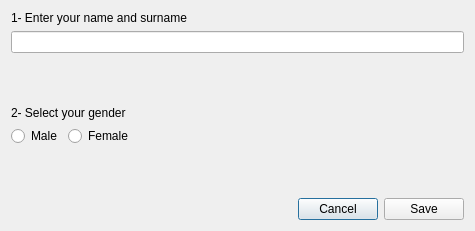
<?xml version="1.0" encoding="UTF-8"?>
<ui version="4.0">
 <class>AddEditProfileDialogClass</class>
 <widget class="QDialog" name="AddEditProfileDialogClass">
  <property name="geometry">
   <rect>
    <x>0</x>
    <y>0</y>
    <width>475</width>
    <height>231</height>
   </rect>
  </property>
  <property name="windowTitle">
   <string>AddEditProfileDialog</string>
  </property>
  <layout class="QGridLayout" name="gridLayout">
   <item row="0" column="0">
    <layout class="QVBoxLayout" name="verticalLayout">
     <item>
      <widget class="QLabel" name="label">
       <property name="text">
        <string>1- Enter your name and surname</string>
       </property>
      </widget>
     </item>
     <item>
      <widget class="QLineEdit" name="lineEdit_NameSurname"/>
     </item>
     <item>
      <spacer name="verticalSpacer_3">
       <property name="orientation">
        <enum>Qt::Orientation::Vertical</enum>
       </property>
       <property name="sizeHint" stdset="0">
        <size>
         <width>426</width>
         <height>13</height>
        </size>
       </property>
      </spacer>
     </item>
     <item>
      <layout class="QVBoxLayout" name="verticalLayout_2">
       <item>
        <widget class="QLabel" name="label_2">
         <property name="text">
          <string>2- Select your gender</string>
         </property>
        </widget>
       </item>
       <item>
        <layout class="QHBoxLayout" name="horizontalLayout">
         <item>
          <widget class="QRadioButton" name="radioButton_Male">
           <property name="text">
            <string>Male</string>
           </property>
          </widget>
         </item>
         <item>
          <widget class="QRadioButton" name="radioButton_Female">
           <property name="text">
            <string>Female</string>
           </property>
          </widget>
         </item>
         <item>
          <spacer name="horizontalSpacer">
           <property name="orientation">
            <enum>Qt::Orientation::Horizontal</enum>
           </property>
           <property name="sizeHint" stdset="0">
            <size>
             <width>40</width>
             <height>20</height>
            </size>
           </property>
          </spacer>
         </item>
        </layout>
       </item>
       <item>
        <spacer name="verticalSpacer_2">
         <property name="orientation">
          <enum>Qt::Orientation::Vertical</enum>
         </property>
         <property name="sizeHint" stdset="0">
          <size>
           <width>20</width>
           <height>40</height>
          </size>
         </property>
        </spacer>
       </item>
      </layout>
     </item>
     <item>
      <widget class="PictureWidget" name="ProfilePicWidget" native="true"/>
     </item>
     <item>
      <layout class="QHBoxLayout" name="horizontalLayout_3">
       <item>
        <spacer name="horizontalSpacer_2">
         <property name="orientation">
          <enum>Qt::Orientation::Horizontal</enum>
         </property>
         <property name="sizeHint" stdset="0">
          <size>
           <width>40</width>
           <height>20</height>
          </size>
         </property>
        </spacer>
       </item>
       <item>
        <widget class="QPushButton" name="CancelButton">
         <property name="text">
          <string>Cancel</string>
         </property>
        </widget>
       </item>
       <item>
        <widget class="QPushButton" name="SaveButton">
         <property name="text">
          <string>Save</string>
         </property>
        </widget>
       </item>
      </layout>
     </item>
    </layout>
   </item>
  </layout>
 </widget>
 <layoutdefault spacing="6" margin="11"/>
 <customwidgets>
  <customwidget>
   <class>PictureWidget</class>
   <extends>QWidget</extends>
   <header>PictureWidget.h</header>
   <container>1</container>
  </customwidget>
 </customwidgets>
 <resources/>
 <connections/>
</ui>
